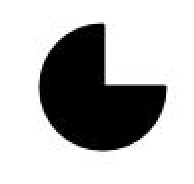
#> input picture Playground/simpleBlobTests/blobCategorise/blob.png, 194 x 184 px
$ python categorise.py
#> lines starting #> are read from the running program, lines starting #| are printed output that depends on the picture; after the words box and inside, x2 and y2 are one past the last pixel; in counts of white or black regions, pixels touching at a corner belong together; long printed decimals are rounded
import cv2
import numpy as np

# Function for generating parameters
def modParams(paramDict):
	area = paramDict['area'] if 'area' in paramDict else (None,None)
	circ = paramDict['circ'] if 'circ' in paramDict else (None,None)
	conv = paramDict['conv'] if 'conv' in paramDict else (None,None)
	iner = paramDict['iner'] if 'iner' in paramDict else (None,None)

	params = cv2.SimpleBlobDetector_Params()

	#setting up filters
	params.filterByArea = False if area==(None,None) else True
	params.filterByCircularity = False if circ==(None,None) else True
	params.filterByConvexity = False if conv==(None,None) else True
	params.filterByInertia = False if iner==(None,None) else True

	#setting min and max params
	(params.minThreshold, params.maxThreshold) = (10,170)
	(params.minArea, params.maxArea) = area
	(params.minCircularity, params.maxCircularity) = circ
	(params.minConvexity, params.maxConvexity) = conv
	(params.minInertiaRatio, params.maxInertiaRatio) = iner

	return params
# [5 lines of commented-out code are left out]
def findParams(param, reso):
	lower = []
	higher = []
	for i in range(reso + 1):
		params = modParams({param:(i/reso, 10e+6)})
		detector = cv2.SimpleBlobDetector_create(params)
		keypoints = detector.detect(thresh)
		if len(keypoints) < 1:
			higher.append(i)
		elif len(keypoints) > 1:
			print("Error: Too many blobs detected in %s test."%param)
			break
		else:
			lower.append(i)

	if len(lower)==0:
		print("%s = 0"%param)
	elif len(higher)==0:
		print("%s = 1"%param)
	else:
		if max(lower) + 1 == min(higher):
			x = min(higher)/reso
			print("%s = %s (success)" % (param,x))
		else:
			print("Error: no smooth transition detected in %s test"%param)


# Read image and threshold
img = cv2.imread("blob.png", cv2.IMREAD_GRAYSCALE)
#> img is the input picture: shape (184, 194); min 0, max 255, mean 184.4
ret, thresh = cv2.threshold(img, 127, 254, cv2.THRESH_BINARY)
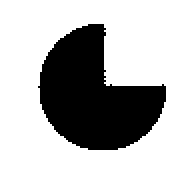
#> thresh: shape (184, 194); values 0 (black) and 254 (white), 72.6% white; 1 black region, box (x1, y1, x2, y2) and area: (38, 24, 166, 150) 9772

# Check for existence of blobs
params = modParams({})
detector = cv2.SimpleBlobDetector_create(params)
keypoints = detector.detect(thresh)
#> keypoints = 1 keypoints; (x, y, size): (95, 93, 116.2)
if len(keypoints) < 1:
	print("No blobs detected")
elif len(keypoints) > 1:
	print("Too many blobs detected")
else:
	print(keypoints[0].pt)
#| (95.142, 93.338)

# Find circ
for param in ['area', 'circ', 'conv', 'iner']:
#> (the run stopped early here; a loop or call above may not have finished)
